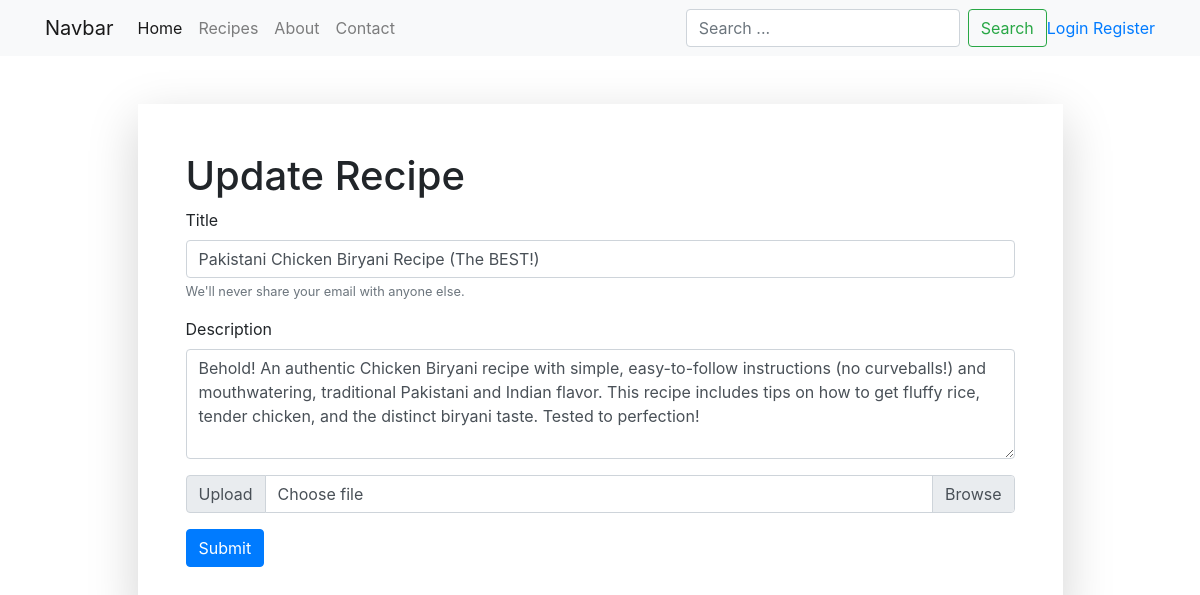
Page /update-recipe/17/ on the committed database.
### cookrecipe/models.py (models this page shows, shortened)
class Recipe(models.Model):
    recipe_name = models.CharField(max_length=100)
    recipe_description = models.TextField()
    recipe_image = models.ImageField(upload_to="recipes/images", default='')

### cookrecipe/views.py (the view, shortened to what this page needs)
# urls.py: path("update-recipe/<id>/", update_recipe, name="update_recipe"),
def update_recipe(request, id):
    queryset = Recipe.objects.get(id=id)
    context = {'recipe': queryset}
    return render(request, 'update_recipe.html', context)

### cookrecipe/templates/update_recipe.html (shortened to what this page needs)
{% extends "base.html" %} {% block start %}
<div class="col-10 mx-auto shadow-lg p-5">
  <h1>Update Recipe</h1>
  <form class="mt-6" method="post" enctype="multipart/form-data">
    <div class="form-group">
      <label for="recipe_name">Title</label>
      <input
        type="text"
        class="form-control"
        id="recipe_name"
        name="recipe_name"
        value="{{recipe.recipe_name}}"
        aria-describedby="emailHelp"
        placeholder="Enter Title"
      />
      <small id="emailHelp" class="form-text text-muted"
        >We'll never share your email with anyone else.</small
      >
    </div>
    <div class="form-group">
      <label for="recipe_description">Description</label>
      <textarea
        type="text"
        class="form-control"
        name="recipe_description"
        id="recipe_description"
        placeholder="Description"
        rows="4"
      >{{recipe.recipe_description}}</textarea>
    </div>
    <div class="input-group mb-3">
      <div class="input-group-prepend">
        <span class="input-group-text">Upload</span>
      </div>
      <div class="custom-file">
        <label class="custom-file-label" for="recipe_image">Choose file</label>
      </div>
    </div>
    <button type="submit" class="btn btn-primary">Submit</button>
  </form>
</div>
{% endblock %}

### rows in the picture
Recipe: recipe_name "Pakistani Chicken Biryani Recipe (The BEST!)", recipe_description "Behold! An authentic Chicken Biryani recipe with simple, easy-to-follow instructions (no curveballs!) and mouthwatering, traditional Pakistani and Indian flavor. This recipe includes tips on how to get fluffy rice, tender chicken, and the distinct biryani taste. Tested to perfection!"
